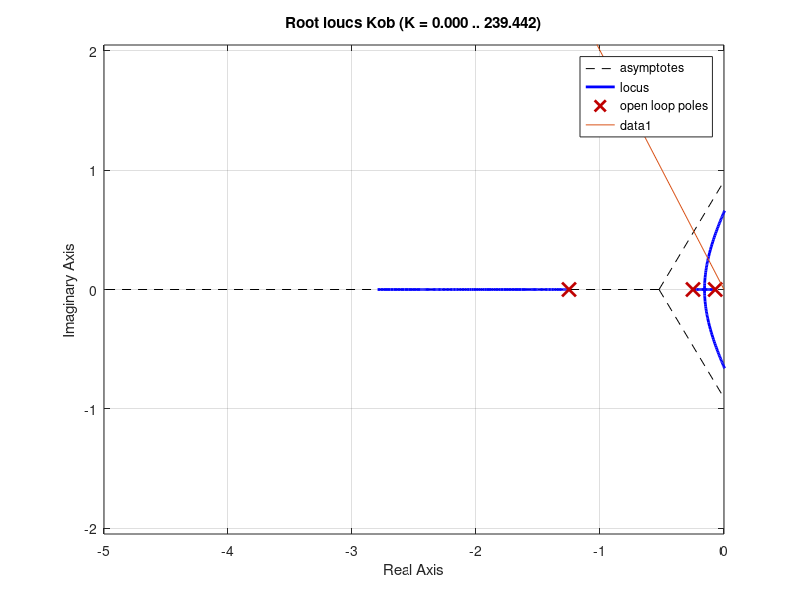
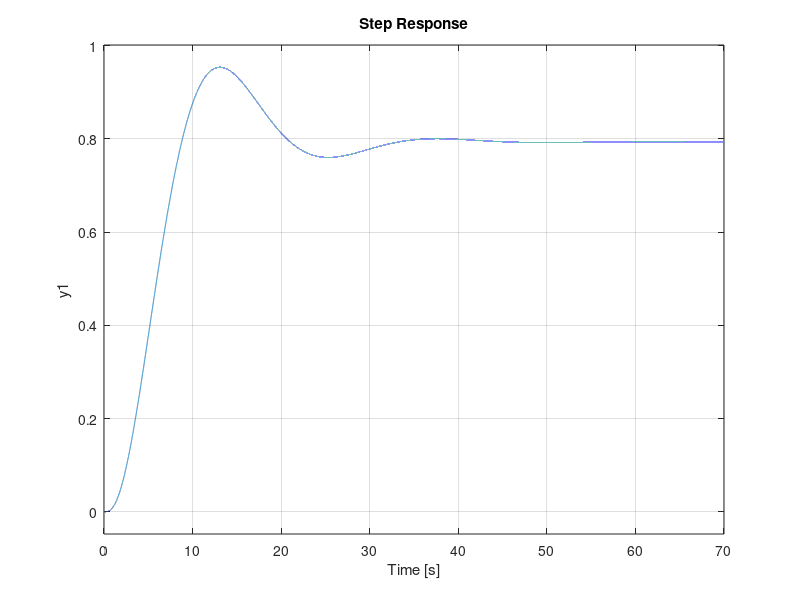

Write the MATLAB code that produced these figures, in order. (Note: this script raises an error after producing the figures.)
clear all

%%%%%%%%%%%% Walce %%%%%%%%%%%%%
R1 = 1.12838;
H1 = 5;
c1 = 4.3589;

%%%%%%%%%%%% Ostroslup %%%%%%%%%%%%%
a2 = 3.59153;
b2 = 7.79612;
H2 = 19;
c2 = 3.08221;

%%%%%%%%%%%% Charakterystyka statyczna %%%%%%%%%%%%%
qwe = 0.5*H2;
h10 = (qwe/c1)^2;
h20 = (qwe/c2)^2;
h1i = 0;
h2i = 0.1*h20;
qdiff = sqrt(h20*1.1)*c2-qwe;

%%%%%%%%%%%% Parametry oraz transmitancje %%%%%%%%%%%%%
k = 2*sqrt(h20)/c2;
T1 = 2*pi*sqrt(h10)*R1^2/c1;
T2 = 2*a2*b2*h20^(5/2)/(H2^2*c2);
T3 = 0.2*min(T1, T2);

s = tf('s');
Kob=k/((1+T1*s)*(1+T2*s)*(1+T3*s));

%%
%%%%%%%%%%%% Regulator P %%%%%%%%%%%%%

figure
rlocus(Kob);
hold on
fplot(@(x)-2*x, [-5, 0]);
kr_P_gr = 14.3;
kr_P = 1.92; % wzmocnienie odczytane z wykresu
n_P = 0.128; % stopien stabilnosci odczytany z wykresu
K_P = kr_P*Kob;
G_P = K_P/(1+K_P);
figure
step(G_P, [0:0.001:70]);
grid on

%%
%%%%%%%%%%%% Regulator PI %%%%%%%%%%%%%

kr_PI_Basic = 1;
Tc_PI_x = T1;
Tc_PI_y = T2;
Tc_PI_z = T3;
K_PI_Basic_x = kr_PI_Basic*(1+Tc_PI_x*s)/s*Kob;
K_PI_Basic_y = kr_PI_Basic*(1+Tc_PI_y*s)/s*Kob;
K_PI_Basic_z = kr_PI_Basic*(1+Tc_PI_z*s)/s*Kob;
% figure
% rlocus(K_PI_Basic_x);
% rlocus(K_PI_Basic_y);
% rlocus(K_PI_Basic_z);
% hold on
% fplot(@(x)-2*x, [-5, 0]);
kr_PI_gr_x = margin(K_PI_Basic_x);
kr_PI_gr_y = margin(K_PI_Basic_y);
kr_PI_gr_z = margin(K_PI_Basic_z);
kr_PI_x = 0.0391;
kr_PI_y = 0.105;
kr_PI_z = 0.0267;
n_PI_x = 0.0334;
n_PI_y = 0.101;
n_PI_z = 0.0267;
K_PI_x = kr_PI_x*K_PI_Basic_x;
K_PI_y = kr_PI_y*K_PI_Basic_y;
K_PI_z = kr_PI_z*K_PI_Basic_z;
G_PI_x = minreal(K_PI_x/(1+K_PI_x));
G_PI_y = minreal(K_PI_y/(1+K_PI_y));
G_PI_z = minreal(K_PI_z/(1+K_PI_z));

% Parametry czasowe
stpinf_PI_x = stepinfo(G_PI_x);
stpinf_PI_y = stepinfo(G_PI_y);
stpinf_PI_z = stepinfo(G_PI_z);
eust_PI_x = 1 - dcgain(G_PI_x);
eust_PI_y = 1 - dcgain(G_PI_y);
eust_PI_z = 1 - dcgain(G_PI_z);
przeregulowanie_procent_PI_x = stpinf_PI_x.Overshoot;
przeregulowanie_procent_PI_y = stpinf_PI_y.Overshoot;
przeregulowanie_procent_PI_z = stpinf_PI_z.Overshoot;
czas_narastania_PI_x = stpinf_PI_x.RiseTime;
czas_narastania_PI_y = stpinf_PI_y.RiseTime;
czas_narastania_PI_z = stpinf_PI_z.RiseTime;
tr_PI_x = stepinfo(G_PI_x, 'SettlingTimeTreshold', 0.02).TransientTime;
tr_PI_y = stepinfo(G_PI_y, 'SettlingTimeTreshold', 0.02).TransientTime;
tr_PI_z = stepinfo(G_PI_z, 'SettlingTimeTreshold', 0.02).TransientTime;

figure
step(G_PI_x, G_PI_y, G_PI_z,  [0:0.01:250]);
legend("Tc=T1", "Tc=T2", "Tc=T3");
grid on

%%
%%%%%%%%%%%% Regulator PD %%%%%%%%%%%%%

kr_PD_Basic = 1;
Tb_PD = 0.1*min([T1, T2, T3]);
Ta_PD_x = T1;
Ta_PD_y = T2;
Ta_PD_z = T3;
K_PD_Basic_x = kr_PD_Basic*(1+Ta_PD_x*s)/(1+Tb_PD*s)*Kob;
K_PD_Basic_y = kr_PD_Basic*(1+Ta_PD_y*s)/(1+Tb_PD*s)*Kob;
K_PD_Basic_z = kr_PD_Basic*(1+Ta_PD_z*s)/(1+Tb_PD*s)*Kob;
% figure
% rlocus(K_PD_Basic_x);
% rlocus(K_PD_Basic_y);
% rlocus(K_PD_Basic_z);
% hold on
% fplot(@(x)-2*x, [-5, 0]);
kr_PD_gr_x = margin(K_PD_Basic_x);
kr_PD_gr_y = margin(K_PD_Basic_y);
kr_PD_gr_z = margin(K_PD_Basic_z);
kr_PD_x = 9.03;
kr_PD_y = 3.08;
kr_PD_z = 2.93;
n_PD_x = 0.588;
n_PD_y = 0.665;
n_PD_z = 0.156;
K_PD_x = kr_PD_x*K_PD_Basic_x;
K_PD_y = kr_PD_y*K_PD_Basic_y;
K_PD_z = kr_PD_z*K_PD_Basic_z;
G_PD_x = K_PD_x/(1+K_PD_x);
G_PD_y = K_PD_y/(1+K_PD_y);
G_PD_z = K_PD_z/(1+K_PD_z);

% Parametry czasowe
stpinf_PD_x = stepinfo(G_PD_x);
stpinf_PD_y = stepinfo(G_PD_y);
stpinf_PD_z = stepinfo(G_PD_z);
eust_PD_x = 1 - dcgain(G_PD_x);
eust_PD_y = 1 - dcgain(G_PD_y);
eust_PD_z = 1 - dcgain(G_PD_z);
przeregulowanie_procent_PD_x = stpinf_PD_x.Overshoot;
przeregulowanie_procent_PD_y = stpinf_PD_y.Overshoot;
przeregulowanie_procent_PD_z = stpinf_PD_z.Overshoot;
czas_narastania_PD_x = stpinf_PD_x.RiseTime;
czas_narastania_PD_y = stpinf_PD_y.RiseTime;
czas_narastania_PD_z = stpinf_PD_z.RiseTime;
tr_PD_x = stepinfo(G_PD_x, 'SettlingTimeTreshold', 0.02).TransientTime;
tr_PD_y = stepinfo(G_PD_y, 'SettlingTimeTreshold', 0.02).TransientTime;
tr_PD_z = stepinfo(G_PD_z, 'SettlingTimeTreshold', 0.02).TransientTime;

figure
step(G_PD_x, G_PD_y, G_PD_z, [0:0.001:70]);
legend("Tc=T1", "Tc=T2", "Tc=T3");
grid on

%%
%%%%%%%%%%%% Regulator PID %%%%%%%%%%%%%

kr_PID_Basic = 1;
Tb_PID = 0.1*min([T1, T2, T3]);
Ta_PID_x = T1;
Tc_PID_x = T2;
Ta_PID_y = T1;
Tc_PID_y = T3;
Ta_PID_z = T2;
Tc_PID_z = T3;
K_PID_Basic_x = minreal(kr_PID_Basic*(1+Ta_PID_x*s)*(1+Tc_PID_x*s)/(s*(1+Tb_PID*s))*Kob);
K_PID_Basic_y = minreal(kr_PID_Basic*(1+Ta_PID_y*s)*(1+Tc_PID_y*s)/(s*(1+Tb_PID*s))*Kob);
K_PID_Basic_z = minreal(kr_PID_Basic*(1+Ta_PID_z*s)*(1+Tc_PID_z*s)/(s*(1+Tb_PID*s))*Kob);
% figure
% rlocus(K_PID_Basic_x);
% rlocus(K_PID_Basic_y);
% rlocus(K_PID_Basic_z);
% hold on
% fplot(@(x)-2*x, [-5, 0]);
kr_PID_gr_x = margin(K_PID_Basic_x);
kr_PID_gr_y = margin(K_PID_Basic_y);
kr_PID_gr_z = margin(K_PID_Basic_z);
kr_PID_x = 0.627;
kr_PID_y = 0.044;
kr_PID_z = 0.149;
n_PID_x = 0.557;
n_PID_y = 0.0355;
n_PID_Z = 0.122;
K_PID_x = kr_PID_x*K_PID_Basic_x;
K_PID_y = kr_PID_y*K_PID_Basic_y;
K_PID_z = kr_PID_z*K_PID_Basic_z;
G_PID_x = K_PID_x/(1+K_PID_x);
G_PID_y = K_PID_y/(1+K_PID_y);
G_PID_z = K_PID_z/(1+K_PID_z);

% Parametry czasowe
stpinf_PID_x = stepinfo(G_PID_x);
stpinf_PID_y = stepinfo(G_PID_y);
stpinf_PID_z = stepinfo(G_PID_z);
eust_PID_x = 1 - dcgain(G_PID_x);
eust_PID_y = 1 - dcgain(G_PID_y);
eust_PID_z = 1 - dcgain(G_PID_z);
przeregulowanie_procent_PID_x = stpinf_PID_x.Overshoot;
przeregulowanie_procent_PID_y = stpinf_PID_y.Overshoot;
przeregulowanie_procent_PID_z = stpinf_PID_z.Overshoot;
czas_narastania_PID_x = stpinf_PID_x.RiseTime;
czas_narastania_PID_y = stpinf_PID_y.RiseTime;
czas_narastania_PID_z = stpinf_PID_z.RiseTime;
tr_PID_x = stepinfo(G_PID_x, 'SettlingTimeTreshold', 0.02).TransientTime;
tr_PID_y = stepinfo(G_PID_y, 'SettlingTimeTreshold', 0.02).TransientTime;
tr_PID_z = stepinfo(G_PID_z, 'SettlingTimeTreshold', 0.02).TransientTime;

figure
step(G_PID_x, G_PID_y, G_PID_z, [0:0.001:200]);
legend("Ta=T1, Tc=T2", "Ta=T1, Tc=T3", "Ta=T2, Tc=T3");
grid on

%%
%%%%%%%%%%%% Regulator PID niedokładny %%%%%%%%%%%%%

kr_PIDN_Basic = 1;
Tb_PIDN = 0.1*min([T1, T2, T3]);
Ta_PIDN_x = T1+0.1*T1;
Tc_PIDN_x = T2+0.1*T2;
Ta_PIDN_y = T1-0.1*T1;
Tc_PIDN_y = T2-0.1*T2;
K_PIDN_Basic_x = minreal(kr_PIDN_Basic*(1+Ta_PIDN_x*s)*(1+Tc_PIDN_x*s)/(s*(1+Tb_PIDN*s))*Kob);
K_PIDN_Basic_y = minreal(kr_PIDN_Basic*(1+Ta_PIDN_y*s)*(1+Tc_PIDN_y*s)/(s*(1+Tb_PIDN*s))*Kob);
figure
rlocus(K_PIDN_Basic_x);
rlocus(K_PIDN_Basic_y);
hold on
fplot(@(x)-2*x, [-5, 0]);
kr_PIDN_gr_x = margin(K_PIDN_Basic_x);
kr_PIDN_gr_y = margin(K_PIDN_Basic_y);
kr_PIDN_x = 0.534;
kr_PIDN_y = 0.744;
n_PIDN_x = 0.571;
n_PIDN_y = 0.538;
K_PIDN_x = kr_PIDN_x*K_PIDN_Basic_x;
K_PIDN_y = kr_PIDN_y*K_PIDN_Basic_y;
G_PIDN_x = K_PIDN_x/(1+K_PIDN_x);
G_PIDN_y = K_PIDN_y/(1+K_PIDN_y);

% Parametry czasowe
stpinf_PIDN_x = stepinfo(G_PIDN_x);
stpinf_PIDN_y = stepinfo(G_PIDN_y);
eust_PIDN_x = 1 - dcgain(G_PIDN_x);
eust_PIDN_y = 1 - dcgain(G_PIDN_y);
przeregulowanie_procent_PIDN_x = stpinf_PIDN_x.Overshoot;
przeregulowanie_procent_PIDN_y = stpinf_PIDN_y.Overshoot;
czas_narastania_PIDN_x = stpinf_PIDN_x.RiseTime;
czas_narastania_PIDN_y = stpinf_PIDN_y.RiseTime;
tr_PIDN_x = stepinfo(G_PIDN_x, 'SettlingTimeTreshold', 0.02).TransientTime;
tr_PIDN_y = stepinfo(G_PIDN_y, 'SettlingTimeTreshold', 0.02).TransientTime;

figure
step(G_PIDN_y, G_PID_x, G_PIDN_x, [0:0.001:20]);
legend("T-10%", "T", "T+10%");
grid on

















